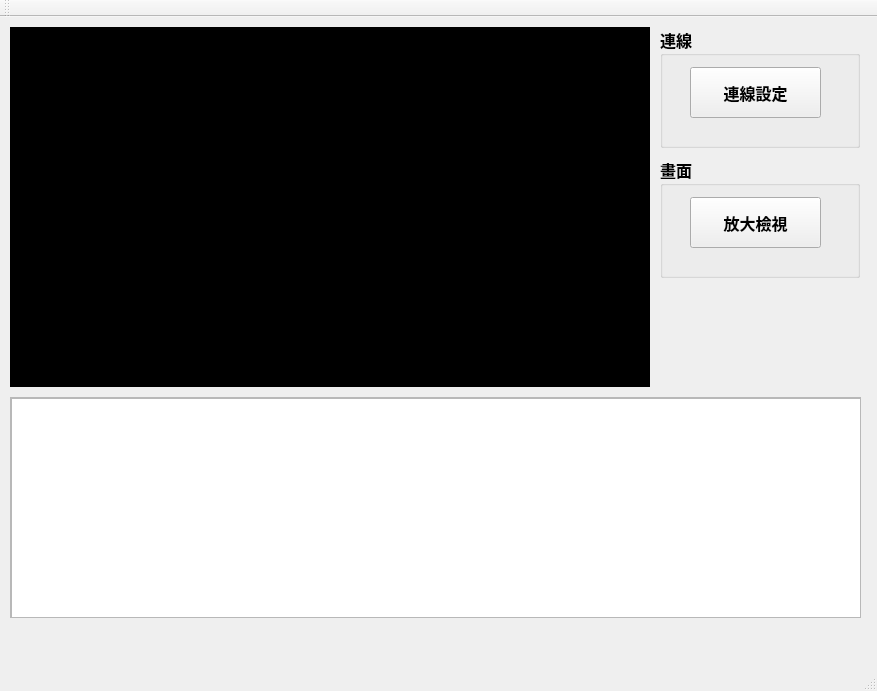
<?xml version="1.0" encoding="UTF-8"?>
<ui version="4.0">
 <class>MainWindow</class>
 <widget class="QMainWindow" name="MainWindow">
  <property name="geometry">
   <rect>
    <x>0</x>
    <y>0</y>
    <width>877</width>
    <height>691</height>
   </rect>
  </property>
  <property name="sizePolicy">
   <sizepolicy hsizetype="Fixed" vsizetype="Fixed">
    <horstretch>0</horstretch>
    <verstretch>0</verstretch>
   </sizepolicy>
  </property>
  <property name="minimumSize">
   <size>
    <width>500</width>
    <height>500</height>
   </size>
  </property>
  <property name="maximumSize">
   <size>
    <width>20000</width>
    <height>20000</height>
   </size>
  </property>
  <property name="windowTitle">
   <string>監視系統-處理端</string>
  </property>
  <widget class="QWidget" name="centralWidget">
   <property name="enabled">
    <bool>true</bool>
   </property>
   <property name="sizePolicy">
    <sizepolicy hsizetype="Minimum" vsizetype="Minimum">
     <horstretch>0</horstretch>
     <verstretch>0</verstretch>
    </sizepolicy>
   </property>
   <widget class="QGroupBox" name="groupBox_2">
    <property name="geometry">
     <rect>
      <x>660</x>
      <y>140</y>
      <width>200</width>
      <height>121</height>
     </rect>
    </property>
    <property name="sizePolicy">
     <sizepolicy hsizetype="Fixed" vsizetype="Fixed">
      <horstretch>0</horstretch>
      <verstretch>0</verstretch>
     </sizepolicy>
    </property>
    <property name="minimumSize">
     <size>
      <width>200</width>
      <height>100</height>
     </size>
    </property>
    <property name="maximumSize">
     <size>
      <width>200</width>
      <height>200</height>
     </size>
    </property>
    <property name="font">
     <font>
      <family>思源黑體 TWHK Medium</family>
      <pointsize>12</pointsize>
      <weight>75</weight>
      <bold>true</bold>
     </font>
    </property>
    <property name="title">
     <string>畫面</string>
    </property>
    <widget class="QPushButton" name="pushButton_enlarge">
     <property name="geometry">
      <rect>
       <x>30</x>
       <y>40</y>
       <width>131</width>
       <height>51</height>
      </rect>
     </property>
     <property name="cursor">
      <cursorShape>PointingHandCursor</cursorShape>
     </property>
     <property name="text">
      <string>放大檢視</string>
     </property>
    </widget>
   </widget>
   <widget class="QGroupBox" name="groupBox">
    <property name="geometry">
     <rect>
      <x>660</x>
      <y>10</y>
      <width>200</width>
      <height>121</height>
     </rect>
    </property>
    <property name="sizePolicy">
     <sizepolicy hsizetype="Fixed" vsizetype="Fixed">
      <horstretch>0</horstretch>
      <verstretch>0</verstretch>
     </sizepolicy>
    </property>
    <property name="minimumSize">
     <size>
      <width>200</width>
      <height>100</height>
     </size>
    </property>
    <property name="maximumSize">
     <size>
      <width>200</width>
      <height>200</height>
     </size>
    </property>
    <property name="font">
     <font>
      <family>思源黑體 TWHK Medium</family>
      <pointsize>12</pointsize>
      <weight>75</weight>
      <bold>true</bold>
     </font>
    </property>
    <property name="title">
     <string>連線</string>
    </property>
    <widget class="QPushButton" name="pushButton_connection">
     <property name="geometry">
      <rect>
       <x>30</x>
       <y>40</y>
       <width>131</width>
       <height>51</height>
      </rect>
     </property>
     <property name="font">
      <font>
       <family>思源黑體 TWHK Medium</family>
       <pointsize>12</pointsize>
      </font>
     </property>
     <property name="cursor">
      <cursorShape>PointingHandCursor</cursorShape>
     </property>
     <property name="text">
      <string>連線設定</string>
     </property>
    </widget>
   </widget>
   <widget class="QLabel" name="hint">
    <property name="geometry">
     <rect>
      <x>270</x>
      <y>610</y>
      <width>320</width>
      <height>30</height>
     </rect>
    </property>
    <property name="sizePolicy">
     <sizepolicy hsizetype="Fixed" vsizetype="Fixed">
      <horstretch>0</horstretch>
      <verstretch>0</verstretch>
     </sizepolicy>
    </property>
    <property name="minimumSize">
     <size>
      <width>320</width>
      <height>30</height>
     </size>
    </property>
    <property name="font">
     <font>
      <family>思源黑體 TWHK Medium</family>
      <pointsize>14</pointsize>
      <weight>75</weight>
      <bold>true</bold>
     </font>
    </property>
    <property name="styleSheet">
     <string notr="true">color:blue</string>
    </property>
    <property name="text">
     <string/>
    </property>
    <property name="alignment">
     <set>Qt::AlignCenter</set>
    </property>
   </widget>
   <widget class="QFrame" name="frame_1">
    <property name="geometry">
     <rect>
      <x>10</x>
      <y>10</y>
      <width>640</width>
      <height>360</height>
     </rect>
    </property>
    <property name="frameShape">
     <enum>QFrame::StyledPanel</enum>
    </property>
    <property name="frameShadow">
     <enum>QFrame::Raised</enum>
    </property>
    <widget class="QLabel" name="label_1">
     <property name="geometry">
      <rect>
       <x>0</x>
       <y>0</y>
       <width>640</width>
       <height>360</height>
      </rect>
     </property>
     <property name="sizePolicy">
      <sizepolicy hsizetype="Preferred" vsizetype="Preferred">
       <horstretch>0</horstretch>
       <verstretch>0</verstretch>
      </sizepolicy>
     </property>
     <property name="minimumSize">
      <size>
       <width>320</width>
       <height>180</height>
      </size>
     </property>
     <property name="maximumSize">
      <size>
       <width>640</width>
       <height>360</height>
      </size>
     </property>
     <property name="focusPolicy">
      <enum>Qt::NoFocus</enum>
     </property>
     <property name="styleSheet">
      <string notr="true">Background-color: #000;</string>
     </property>
     <property name="text">
      <string/>
     </property>
     <property name="scaledContents">
      <bool>false</bool>
     </property>
     <property name="alignment">
      <set>Qt::AlignCenter</set>
     </property>
    </widget>
   </widget>
   <widget class="QScrollArea" name="scrollArea">
    <property name="geometry">
     <rect>
      <x>10</x>
      <y>380</y>
      <width>851</width>
      <height>221</height>
     </rect>
    </property>
    <property name="widgetResizable">
     <bool>true</bool>
    </property>
    <widget class="QWidget" name="scrollAreaWidgetContents">
     <property name="geometry">
      <rect>
       <x>0</x>
       <y>0</y>
       <width>849</width>
       <height>219</height>
      </rect>
     </property>
     <widget class="QTextEdit" name="LogEdit">
      <property name="geometry">
       <rect>
        <x>0</x>
        <y>0</y>
        <width>851</width>
        <height>221</height>
       </rect>
      </property>
      <property name="font">
       <font>
        <family>微軟正黑體</family>
        <pointsize>11</pointsize>
        <weight>75</weight>
        <bold>true</bold>
       </font>
      </property>
      <property name="contextMenuPolicy">
       <enum>Qt::DefaultContextMenu</enum>
      </property>
      <property name="undoRedoEnabled">
       <bool>true</bool>
      </property>
      <property name="readOnly">
       <bool>true</bool>
      </property>
      <property name="textInteractionFlags">
       <set>Qt::TextSelectableByMouse</set>
      </property>
     </widget>
    </widget>
   </widget>
  </widget>
  <widget class="QMenuBar" name="menuBar">
   <property name="geometry">
    <rect>
     <x>0</x>
     <y>0</y>
     <width>877</width>
     <height>22</height>
    </rect>
   </property>
  </widget>
  <widget class="QToolBar" name="mainToolBar">
   <attribute name="toolBarArea">
    <enum>TopToolBarArea</enum>
   </attribute>
   <attribute name="toolBarBreak">
    <bool>false</bool>
   </attribute>
  </widget>
  <widget class="QStatusBar" name="statusBar"/>
 </widget>
 <layoutdefault spacing="6" margin="11"/>
 <resources/>
 <connections/>
</ui>
